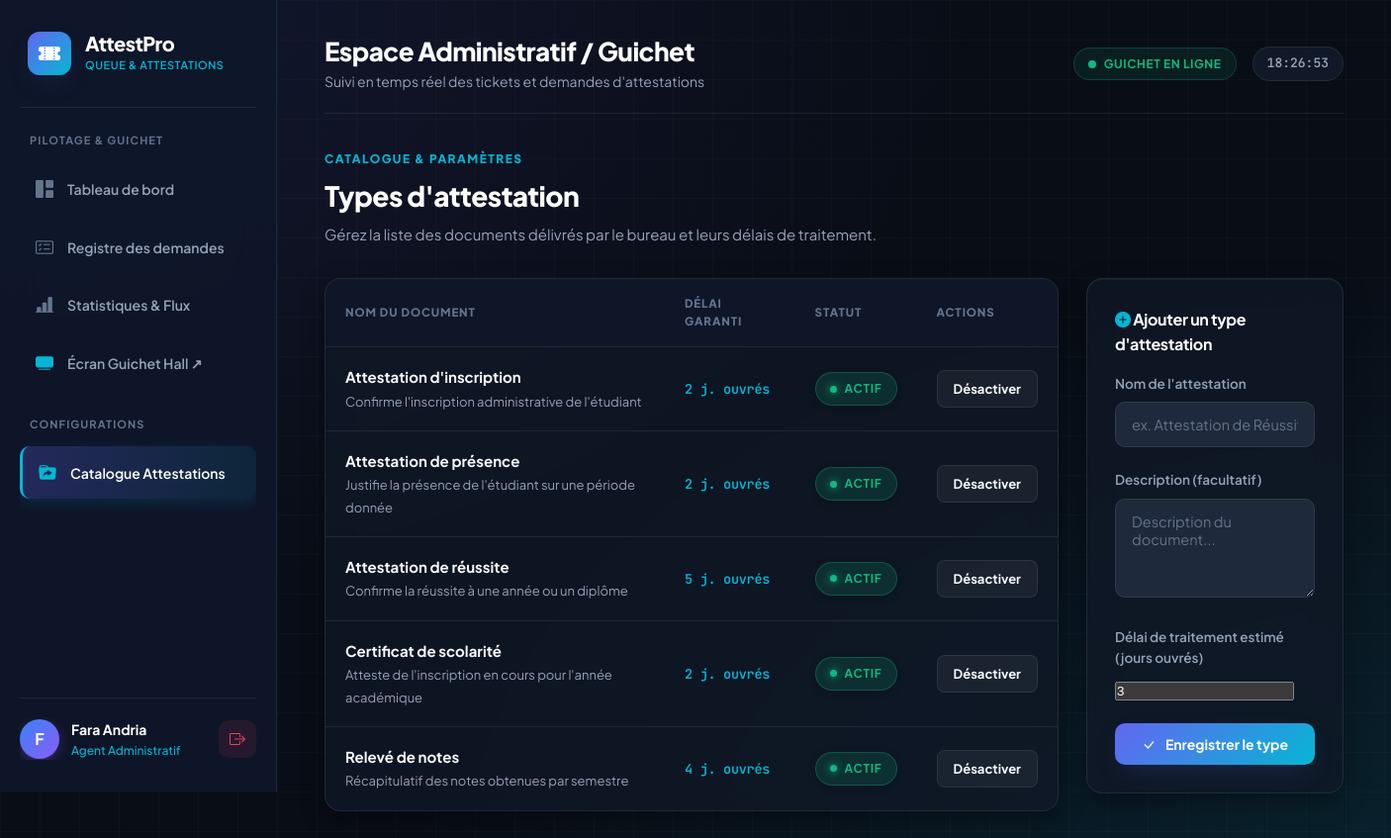
/admin/typesAttestation (signed in), run on the app's committed database.
### tables this page shows
CREATE TABLE types_attestation (
    id                  INT AUTO_INCREMENT PRIMARY KEY,
    nom                 VARCHAR(150) NOT NULL,
    description         VARCHAR(255) DEFAULT NULL,
    delai_traitement_j  INT NOT NULL DEFAULT 3,
    actif               TINYINT(1) NOT NULL DEFAULT 1
);

### app/controllers/AdminController.php (called while the page is built, shortened)
<?php
require_once ROOT_PATH . '/app/core/Controller.php';
class AdminController extends Controller
{
    private TypeAttestation $typeModel;
    public function __construct()
    {
        $this->typeModel = $this->model('TypeAttestation');
    }
    public function typesAttestation(): void
    {
        $types = $this->typeModel->all(false);
        $this->view('admin/types_attestation', compact('types'));
    }
}

### app/core/Router.php (called while the page is built, shortened)
<?php
class Router
{
    public function dispatch(string $url): void
    {
        $url = trim($url, '/');
        $url = filter_var($url, FILTER_SANITIZE_URL);
        $parts = $url === '' ? [] : explode('/', $url);
        $action = $parts[1] ?? 'index';
        $params = array_slice($parts, 2);
        $controller = new $controllerClass();
        call_user_func_array([$controller, $action], $params);
    }
}

### public/index.php (called while the page is built, shortened)
<?php
require_once ROOT_PATH . '/app/core/Database.php';
require_once ROOT_PATH . '/app/core/Auth.php';
require_once ROOT_PATH . '/app/core/Router.php';
if (isset($_GET['url'])) {
    $url = $_GET['url'];
} else {
    $scriptDir = str_replace('\\', '/', dirname($_SERVER['SCRIPT_NAME']));
    $path = parse_url($_SERVER['REQUEST_URI'], PHP_URL_PATH);
    $url = trim(substr($path, strlen($scriptDir)), '/');
}
$router = new Router();
$router->dispatch($url);

### app/core/Auth.php (called while the page is built, shortened)
<?php
class Auth
{
    public static function check(): bool
    {
        return isset($_SESSION['user_id']);
    }
    public static function role(): ?string
    {
        return $_SESSION['user_role'] ?? null;
    }
    public static function isAdmin(): bool
    {
        return self::check() && self::role() === 'admin';
    }
    public static function fullName(): string
    {
        return trim(($_SESSION['user_prenom'] ?? '') . ' ' . ($_SESSION['user_nom'] ?? ''));
    }
}

### app/core/Database.php (called while the page is built)
<?php
class Database
{
    private static ?PDO $instance = null;
    public static function getConnection(): PDO
    {
        if (self::$instance === null) {
            $dsn = 'mysql:host=' . DB_HOST . ';dbname=' . DB_NAME . ';charset=' . DB_CHARSET;
            $options = [
                PDO::ATTR_ERRMODE            => PDO::ERRMODE_EXCEPTION,
                PDO::ATTR_DEFAULT_FETCH_MODE => PDO::FETCH_ASSOC,
                PDO::ATTR_EMULATE_PREPARES   => false,
            ];
            try {
                self::$instance = new PDO($dsn, DB_USER, DB_PASS, $options);
            } catch (PDOException $e) {
                die('Erreur de connexion à la base de données : ' . $e->getMessage());
            }
        }
        return self::$instance;
    }
}

### app/core/Model.php (called while the page is built, shortened)
<?php
abstract class Model
{
    public function __construct()
    {
        $this->db = Database::getConnection();
    }
}

### app/models/TypeAttestation.php (called while the page is built, shortened)
<?php
require_once ROOT_PATH . '/app/core/Model.php';
class TypeAttestation extends Model
{
    public function all(bool $actifOnly = true): array
    {
        $sql = 'SELECT * FROM types_attestation';
        $sql .= ' ORDER BY nom ASC';
        return $this->db->query($sql)->fetchAll();
    }
}

### app/views/admin/types_attestation.php (the view)
<div class="page-head">
    <div>
        <p class="page-eyebrow">Catalogue & Paramètres</p>
        <h1>Types d'attestation</h1>
        <p class="page-sub">Gérez la liste des documents délivrés par le bureau et leurs délais de traitement.</p>
    </div>
</div>
<div class="two-col">
    <div>
        <div class="table-wrap">
            <table>
                <thead><tr><th>Nom du document</th><th>Délai Garanti</th><th>Statut</th><th>Actions</th></tr></thead>
                <tbody>
                    <?php foreach ($types as $t): ?>
                    <tr>
                        <td>
                            <strong style="font-size:15px;"><?= htmlspecialchars($t['nom']) ?></strong>
                            <?php if ($t['description']): ?><br><span style="color:var(--text-muted);font-size:13px;"><?= htmlspecialchars($t['description']) ?></span><?php endif; ?>
                        </td>
                        <td><span class="mono"><?= $t['delai_traitement_j'] ?> j. ouvrés</span></td>
                        <td><span class="badge <?= $t['actif'] ? 'badge-traitee' : 'badge-refusee' ?>"><?= $t['actif'] ? 'Actif' : 'Désactivé' ?></span></td>
                        <td><a href="<?= APP_URL ?>/admin/toggleType/<?= $t['id'] ?>" class="btn btn-ghost btn-sm"><?= $t['actif'] ? 'Désactiver' : 'Activer' ?></a></td>
                    </tr>
                    <?php endforeach; ?>
                </tbody>
            </table>
        </div>
    </div>
    <div class="card">
        <h3 style="font-size:16px;margin-bottom:16px;"><i class="bi bi-plus-circle-fill" style="color:var(--cyan)"></i> Ajouter un type d'attestation</h3>
        <form method="POST" action="<?= APP_URL ?>/admin/typesAttestation">
            <div class="form-group">
                <label for="nom">Nom de l'attestation</label>
                <input type="text" id="nom" name="nom" placeholder="ex. Attestation de Réussite" required>
            </div>
            <div class="form-group">
                <label for="description">Description (facultatif)</label>
                <textarea id="description" name="description" placeholder="Description du document..."></textarea>
            </div>
            <div class="form-group">
                <label for="delai">Délai de traitement estimé (jours ouvrés)</label>
                <input type="number" id="delai" name="delai" value="3" min="1" required>
            </div>
            <button type="submit" class="btn btn-primary btn-block"><i class="bi bi-check-lg"></i> Enregistrer le type</button>
        </form>
    </div>
</div>

### app/core/Controller.php (shortened to what this page needs)
<?php
abstract class Controller
{
    protected function model(string $model)
    {
        return new $model();
    }
    protected function view(string $view, array $data = [], bool $withLayout = true): void
    {
        extract($data);
        $viewFile = ROOT_PATH . '/app/views/' . $view . '.php';
        if ($withLayout) {
            require ROOT_PATH . '/app/views/layouts/header.php';
        }
        require $viewFile;
        if ($withLayout) {
            require ROOT_PATH . '/app/views/layouts/footer.php';
        }
    }
}

### app/views/layouts/header.php (shortened to what this page needs)
<!DOCTYPE html>
<html lang="fr">
<head>
    <link rel="stylesheet" href="https://cdn.jsdelivr.net/npm/bootstrap-icons@1.11.3/font/bootstrap-icons.min.css">
    <link rel="stylesheet" href="<?= APP_URL ?>/assets/css/style.css">
</head>
<body class="<?= Auth::isAdmin() ? 'is-admin' : 'is-etudiant' ?>">
<?php if (Auth::check()) {
    $currentUri = parse_url($_SERVER['REQUEST_URI'], PHP_URL_PATH);
    $isActive = function($route) use ($currentUri) {
        $path = '/' . ltrim($route, '/');
        return ($currentUri === $path || str_starts_with($currentUri, $path . '/')) ? 'active' : '';
    };
?>
<div class="app-shell">
    <aside class="sidebar">
        <div class="sidebar-brand">
            <div class="brand-logo">
                <i class="bi bi-ticket-perforated-fill"></i>
            </div>
            <div class="brand-info">
                <span class="brand-name"><?= APP_NAME ?></span>
                <span class="brand-tag">Queue & Attestations</span>
            </div>
        </div>
        <?php if (Auth::isAdmin()) { ?>
        <nav class="sidebar-nav">
            <div class="nav-section-title">PILOTAGE & GUICHET</div>
            <a href="<?= APP_URL ?>/admin/dashboard" class="nav-link <?= $isActive('/admin/dashboard') ?>">
                <i class="bi bi-grid-1x2-fill nav-ico"></i> <span>Tableau de bord</span>
            </a>
            <a href="<?= APP_URL ?>/admin/registre" class="nav-link <?= $isActive('/admin/registre') ?>">
                <i class="bi bi-card-checklist nav-ico"></i> <span>Registre des demandes</span>
            </a>
            <a href="<?= APP_URL ?>/admin/statistiques" class="nav-link <?= $isActive('/admin/statistiques') ?>">
                <i class="bi bi-bar-chart-line-fill nav-ico"></i> <span>Statistiques & Flux</span>
            </a>
            <a href="<?= APP_URL ?>/admin/ecranGuichet" target="_blank" class="nav-link">
                <i class="bi bi-tv-fill nav-ico" style="color:var(--cyan)"></i> <span>Écran Guichet Hall ↗</span>
            </a>
            <div class="nav-section-title">CONFIGURATIONS</div>
            <a href="<?= APP_URL ?>/admin/typesAttestation" class="nav-link <?= $isActive('/admin/typesAttestation') ?>">
                <i class="bi bi-folder-symlink-fill nav-ico"></i> <span>Catalogue Attestations</span>
            </a>
        </nav>
        <?php } ?>
        <div class="sidebar-footer">
            <div class="user-chip">
                <div class="user-avatar"><?= strtoupper(substr(Auth::fullName(), 0, 1)) ?></div>
                <div class="user-meta">
                    <span class="user-name"><?= htmlspecialchars(Auth::fullName()) ?></span>
                    <span class="user-role"><?= Auth::isAdmin() ? 'Agent Administratif' : 'Étudiant' ?></span>
                </div>
            </div>
            <a href="<?= APP_URL ?>/auth/logout" class="logout-link" title="Se déconnecter">
                <i class="bi bi-box-arrow-right"></i>
            </a>
        </div>
    </aside>
    <main class="main-content">
        <header class="topbar">
            <div class="topbar-title">
                <h1><?= Auth::isAdmin() ? 'Espace Administratif / Guichet' : 'Portail Étudiant' ?></h1>
                <p class="topbar-sub">Suivi en temps réel des tickets et demandes d'attestations</p>
            </div>
            <div class="topbar-actions">
                <div class="status-indicator">
                    <span class="pulse-dot"></span> Guichet En Ligne
                </div>
                <span class="time-badge" id="live-clock"><?= date('H:i:s') ?></span>
            </div>
        </header>
<?php } ?>

### app/views/layouts/footer.php (shortened to what this page needs)
<?php if (Auth::check()) { ?>
    </main>
</div>
<?php } ?>
</body>
</html>

### data on the page
types_attestation: nom "Attestation d'inscription", description "Confirme l'inscription administrative de l'étudiant", delai_traitement_j "2", actif "ACTIF"
types_attestation: nom "Attestation de présence", description "Justifie la présence de l'étudiant sur une période donnée", delai_traitement_j "2", actif "ACTIF"
types_attestation: nom "Attestation de réussite", description "Confirme la réussite à une année ou un diplôme", delai_traitement_j "5", actif "ACTIF"
types_attestation: nom "Certificat de scolarité", description "Atteste de l'inscription en cours pour l'année académique", delai_traitement_j "2", actif "ACTIF"
types_attestation: nom "Relevé de notes", description "Récapitulatif des notes obtenues par semestre", delai_traitement_j "4", actif "ACTIF"

### other printed values
APP_NAME "AttestPro"
substr(Auth::fullName(), 0, 1) "F"
Auth::fullName() "Fara Andria"
